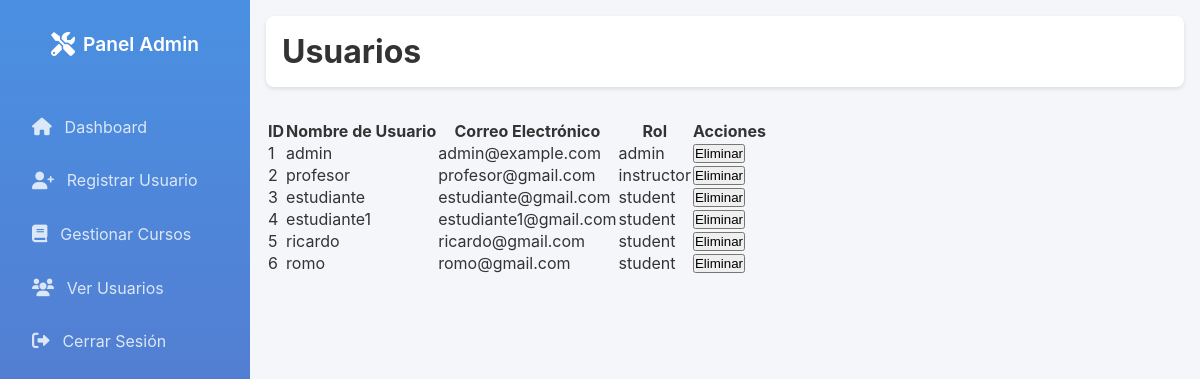
The app's page /admin/view_users (signed in), older data.
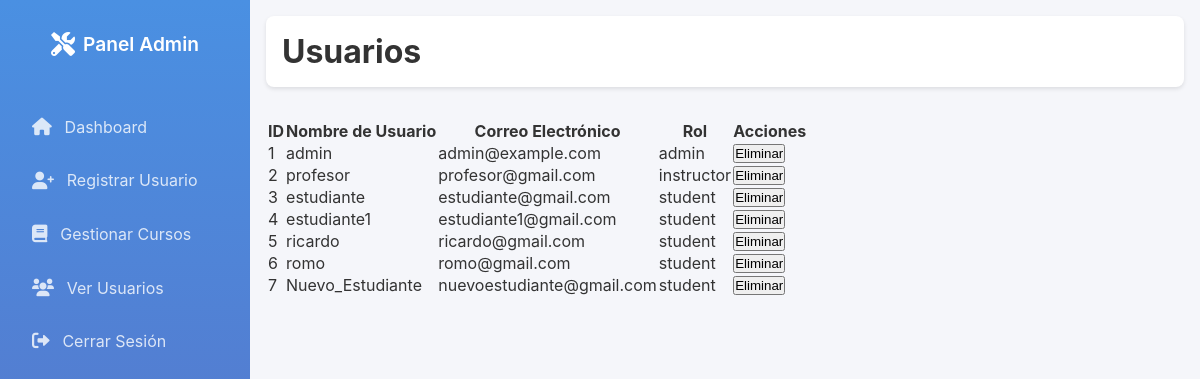
The same page, newer data.
### models.py (models this page shows, shortened)
class User(UserMixin, db.Model):
    __tablename__ = 'users'
    id = db.Column(db.Integer, primary_key=True)
    username = db.Column(db.String(150), unique=True, nullable=False)
    email = db.Column(db.String(150), unique=True, nullable=False)
    password = db.Column(db.String(150), nullable=False)
    role_id = db.Column(db.Integer, db.ForeignKey('roles.id'), nullable=False)
    role = db.relationship('Role')
    courses = db.relationship('Course', backref='instructor', cascade='all, delete-orphan')  # Cursos que enseña
    enrollments = db.relationship('CourseEnrollment', backref='student', cascade='all, delete-orphan')  # Inscripciones
    responses = db.relationship('StudentResponse', backref='student', cascade='all, delete-orphan')  # Respuestas

class Role(db.Model):
    __tablename__ = 'roles'
    id = db.Column(db.Integer, primary_key=True)
    name = db.Column(db.String(50), unique=True, nullable=False)

### app.py (the view)
@app.route('/admin/view_users', methods=['GET', 'POST'])
@login_required
@role_required('admin')
def view_users():
    users = User.query.all()
    form = DeleteUserForm()  # Formulario con CSRF
    return render_template('admin/view_users.html', users=users, form=form)

### app.py (called while the page is built)
@login_manager.user_loader
def load_user(user_id):
    return User.query.get(int(user_id))

def role_required(role):
    def decorator(f):
        @wraps(f)
        def decorated_function(*args, **kwargs):
            if not current_user.is_authenticated or current_user.role.name != role:
                abort(403)
            return f(*args, **kwargs)
        return decorated_function
    return decorator

### app/templates/admin/view_users.html (shortened to what this page needs)
<head>
    <link rel="stylesheet" href="https://cdnjs.cloudflare.com/ajax/libs/font-awesome/6.0.0/css/all.min.css">
    <link rel="stylesheet" href="{{ url_for('static', filename='css/admin_dashboard.css') }}">
</head>
<body>
    <div class="admin-container">
        {% include 'admin/sidebar.html' %}
        <main class="main-content">
            <header class="top-bar">
                <h1>Usuarios</h1>
            </header>
<table class="users-table">
    <thead>
        <tr>
            <th>ID</th>
            <th>Nombre de Usuario</th>
            <th>Correo Electrónico</th>
            <th>Rol</th>
            <th>Acciones</th>
        </tr>
    </thead>
    <tbody>
        {% for user in users %}
        <tr>
            <td>{{ user.id }}</td>
            <td>{{ user.username }}</td>
            <td>{{ user.email }}</td>
            <td>{{ user.role.name }}</td>
            <td>
                <form method="POST" action="{{ url_for('delete_user', user_id=user.id) }}" style="display:inline;">
                    <button type="submit" class="btn btn-danger">Eliminar</button>
                </form>
            </td>
        </tr>
        {% endfor %}
    </tbody>
</table>

### app/templates/admin/sidebar.html
<div class="sidebar">
    <div class="sidebar-header">
        <i class="fas fa-tools"></i>
        <h2>Panel Admin</h2>
    </div>
    <ul class="sidebar-menu">
        <li>
            <a href="{{ url_for('admin_dashboard') }}">
                <i class="fas fa-home"></i>
                <span>Dashboard</span>
            </a>
        </li>
        <li>
            <a href="{{ url_for('register_user') }}">
                <i class="fas fa-user-plus"></i>
                <span>Registrar Usuario</span>
            </a>
        </li>
        <li>
            <a href="{{ url_for('manage_courses') }}">
                <i class="fas fa-book"></i>
                <span>Gestionar Cursos</span>
            </a>
        </li>
        <li>
            <a href="{{ url_for('view_users') }}">
                <i class="fas fa-users"></i>
                <span>Ver Usuarios</span>
            </a>
        </li>
        <li>
            <a href="{{ url_for('logout') }}">
                <i class="fas fa-sign-out-alt"></i>
                <span>Cerrar Sesión</span>
            </a>
        </li>
    </ul>
</div>

### app/static/css/admin_dashboard.css (style rules this page uses)
* { margin: 0; padding: 0; box-sizing: border-box; }
body { font-family: "Inter", sans-serif; background-color: #f5f6fa; color: #333333; }
.admin-container { display: flex; min-height: 100vh; }
.sidebar { width: 250px; background: linear-gradient(to bottom, #4a90e2, #5c6bc0); color: #ffffff; padding: 1rem; display: flex; flex-direction: column; }
.sidebar-header { display: flex; align-items: center; justify-content: center; padding: 1rem 0; margin-bottom: 2rem; }
.sidebar-header i { font-size: 1.5rem; margin-right: 0.5rem; }
.sidebar-header h2 { font-size: 1.2rem; font-weight: 600; }
.sidebar-menu { list-style: none; flex: 1; }
.sidebar-menu li { margin-bottom: 0.5rem; }
.sidebar-menu li a { display: flex; align-items: center; padding: 0.8rem 1rem; color: rgba(255, 255, 255, 0.8); text-decoration: none; border-radius: 8px; transition: all 0.3s ease; }
.sidebar-menu li a i { margin-right: 0.8rem; font-size: 1.1rem; }
.main-content { flex: 1; padding: 1rem; }
.top-bar { display: flex; align-items: center; justify-content: space-between; background-color: #ffffff; padding: 1rem; border-radius: 8px; box-shadow: 0 2px 4px rgba(0, 0, 0, 0.1); margin-bottom: 2rem; }

Row changes from the older to the newer data that the page shows:
added User: id "7", username "Nuevo_Estudiante", email "nuevoestudiante@gmail.com", role.name "student"
